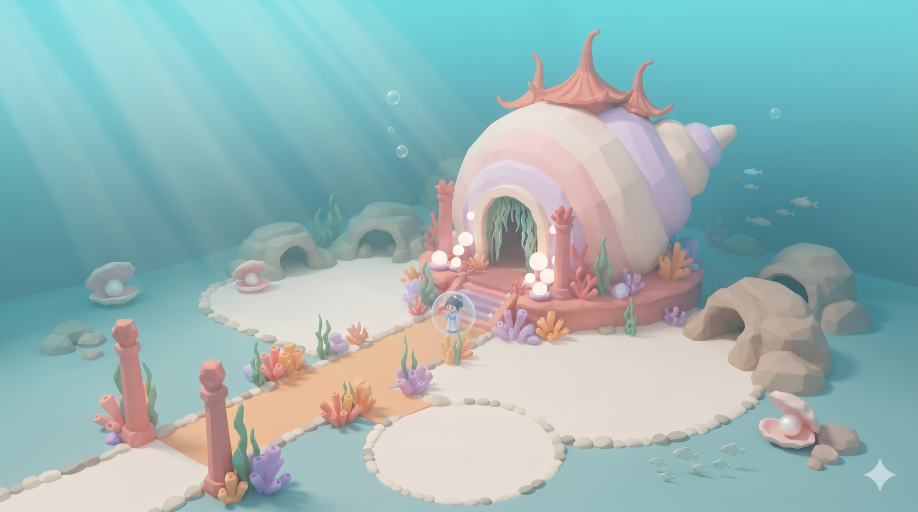
#> input picture design/concept/cung-ngoc-day-bien/cong-trinh.png, 2752 x 1536 px (shown at 1/3 size)
$ python -i gemini_anh.py   (imports and definitions only)
#> lines starting #> are read from the running program, lines starting #| are printed output that depends on the picture; after the words box and inside, x2 and y2 are one past the last pixel; in counts of white or black regions, pixels touching at a corner belong together
#> further down, picture is the input picture: PIL image 2752x1536 RGB; mean R, G, B 151.2, 181.1, 181.7
# Tạo ảnh Gemini tự động cho phiếu ảnh (bộ ảnh 4 góc model Tripo, ảnh concept, hình minh hoạ) — V-20261116-98.
#
# Dùng thư viện KHÔNG chính thức gemini_webapi (https://github.com/HanaokaYuzu/Gemini-API, AGPL-3.0) gọi web
# gemini.google.com bằng cookie tài khoản Gemini Pro của người dùng. Rủi ro (người dùng đã biết, 2026-11-16): Google có thể
# chặn / khoá tài khoản, thư viện hỏng khi Google đổi web. Chỉ là công cụ phát triển — không vào app, không vào repo ngoài
# script này. Python riêng: venv C:/ai3d/gemini/venv (gói ghim: gemini-requirements.txt). Gọi qua vỏ gemini-anh.sh.
#
# Lệnh (chi tiết: ../references/gemini.md):
#   doc  <phiếu.md>                                  đọc phiếu, in các khối câu lệnh (không mạng)
#   tao  <phiếu.md> [--ban 3] [--goc a,b] [--mau truoc=2] [--mo-hinh <tên>] [--nghi 20] [--thu]
#   so   <tên>                                       trang so sánh góc × bản → ra/<tên>/so.png
#   chot <tên> truoc=2,trai=1,phai=lat-trai [--repo <gốc repo>]   chép bản chọn vào design/ + chuẩn hoá
#   sua  <tên> <góc> "<lời sửa>" [--tu <n>] [--ban 1]
#   kiem                                             thử cookie, in tài khoản + model
#
# Cookie: C:/ai3d/gemini/cookie.json (hoặc biến GEMINI_PSID / GEMINI_PSIDTS, GEMINI_COOKIE_FILE) — không bao giờ in ra.
import argparse
import asyncio
import json
import os
import random
import re
import shutil
import sys
import time
from datetime import date
from pathlib import Path

GOC_GEMINI = Path(os.environ.get('GEMINI_GOC', 'C:/ai3d/gemini'))
RA = Path(os.environ.get('GEMINI_RA', str(GOC_GEMINI / 'ra')))
COOKIE_FILE = Path(os.environ.get('GEMINI_COOKIE_FILE', str(GOC_GEMINI / 'cookie.json')))
REPO = Path(__file__).resolve().parents[4]
LOAI = ('nhan-vat', 'cong-trinh', 'concept', 'hinh')
NEN_MAC_DINH = '#DDDDDD'

HUONG_DAN_COOKIE = f"""
Chưa có / hết hạn cookie Gemini. Cách lấy (Chrome, tài khoản có gói Gemini Pro):
  1. Mở https://gemini.google.com và đăng nhập đúng tài khoản Pro (thử tạo một câu trả lời cho chắc).
  2. F12 → thẻ Application → Storage → Cookies → https://gemini.google.com
     (không thấy thì chọn https://www.google.com). Ô lọc gõ: __Secure-1PSID
  3. Chép giá trị hai dòng: __Secure-1PSID và __Secure-1PSIDTS (cột Value, chép trọn).
  4. Tạo file {COOKIE_FILE} (ngoài repo — KHÔNG để trong thư mục dự án), nội dung:
       {{"__Secure-1PSID": "<giá trị>", "__Secure-1PSIDTS": "<giá trị>"}}
  5. Chạy lại: bash .claude/skills/ui-design/scripts/gemini-anh.sh kiem
Lưu ý: thư viện tự làm mới __Secure-1PSIDTS (lưu ở {GOC_GEMINI / 'cache'}); lỗi lại sau vài ngày → lấy lại cả hai.
Đăng xuất Gemini trên trình duyệt làm cookie mất hiệu lực. Đừng dán cookie vào chat / commit.
"""


class Loi(Exception):
    """Lỗi báo người dùng (in gọn, không vết)."""


class LoiCookie(Loi):
    pass


# ---------------------------------------------------------------- đọc phiếu

KHOI = re.compile(r'^```gemini(?P<cau_hinh>-cau-hinh)?[ \t]*(?P<ten>[\w-]*)[ \t]*\n(?P<than>.*?)^```[ \t]*$',
                  re.M | re.S)


# [4 lines left out: function _khoa_gia_tri, not called in this run]


def _ds(giatri):
    return [x.strip() for x in re.split(r'[,;]', giatri) if x.strip()]


# [72 lines left out: functions doc_phieu, cau_lenh_day_du, tim_file, not called in this run]


# ---------------------------------------------------------------- trạng thái ra/<tên>/

def thu_muc(ten):
    return RA / ten


# [22 lines left out: functions doc_trang_thai, ghi_trang_thai, ban_cua, not called in this run]


def file_ban(tt, goc, n):
    return thu_muc(tt['ten']) / f'{goc}-{n}.png'


# ---------------------------------------------------------------- cookie + gọi Gemini

# [18 lines left out: function doc_cookie, not called in this run]


_BI_MAT = []


# [14 lines left out: functions che, _cai_log, not called in this run]


# [67 lines not run here, left out]


class _KhongAnh(Exception):
    pass


# ---------------------------------------------------------------- tao / sua / kiem

# [45 lines left out: functions _phan_tich_chon, ke_hoach_tao, not called in this run]


# [86 lines not run here, left out]


# ---------------------------------------------------------------- so sánh

# [35 lines left out: function lenh_so, not called in this run]


# ---------------------------------------------------------------- chuẩn hoá + chốt

def _mau_hex(h):
    h = h.lstrip('#')
    return tuple(int(h[i:i + 2], 16) for i in (0, 2, 4))


def mat_na_vat(im, sai=14, lech_trung_tinh=12):
    """RGB → mặt nạ vật (True) bằng loang nền từ mép ảnh; nền = màu trung vị viền. Bỏ mảnh nhỏ (sao Gemini)."""
#> called with sai = 14, lech_trung_tinh = 12
    import numpy as np
    a = np.asarray(im.convert('RGB')).astype(np.int16)
    h, w, _ = a.shape
    vien = np.concatenate([a[0], a[-1], a[:, 0], a[:, -1]])
    nen = np.median(vien, axis=0)
#> nen = [131, 191, 192]
    gan = (np.abs(a - nen).max(axis=2) <= sai)
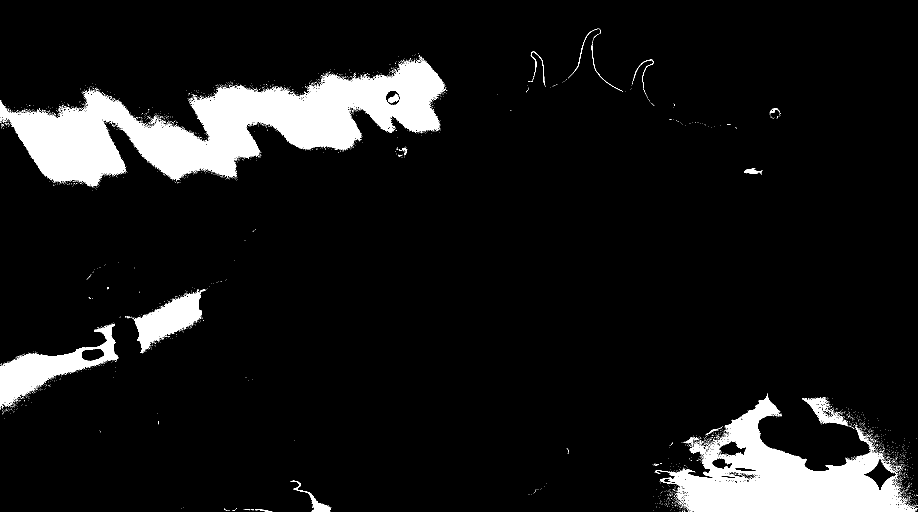
#> gan: shape (1536, 2752) bool (shown at 1/3 size); 8.5% white; 3975 white regions (3931 under 20 px), largest, box (x1, y1, x2, y2) and area: (0, 182, 1338, 560) 200455, (1964, 1185, 2750, 1536) 101514, (0, 971, 355, 1220) 25123
    if (nen.max() - nen.min()) <= lech_trung_tinh:  # nền xám / trắng: chỉ ăn điểm gần trung tính (giữ tóc bạc có ánh màu)
        gan &= (a.max(axis=2) - a.min(axis=2)) <= lech_trung_tinh + 4
    la_nen = _loang_tu_mep(gan)
    vat = ~la_nen
    return _bo_manh_nho(vat)


def _loang_tu_mep(gan):
    """Điểm `gan` nối được với mép ảnh (loang 4 hướng) — lặp giãn trên numpy cho nhanh."""
    import numpy as np
    nen = np.zeros_like(gan)
    nen[0], nen[-1], nen[:, 0], nen[:, -1] = gan[0], gan[-1], gan[:, 0], gan[:, -1]
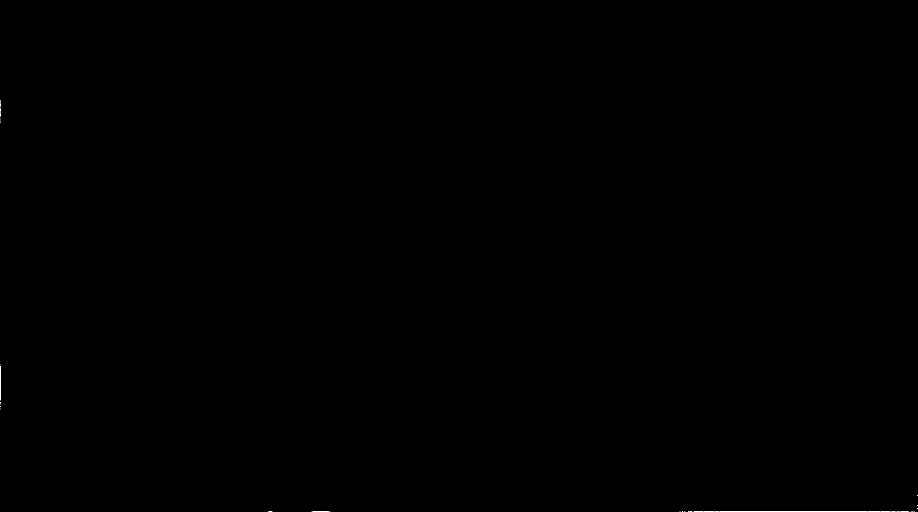
#> nen: shape (1536, 2752) bool (shown at 1/3 size); 0.02% white in thin lines or dots, all inside (x1, y1, x2, y2) = (0, 300, 2752, 1536)
    while True:
        truoc = nen
        for _ in range(32):  # giãn nhiều bước rồi mới so (so cả mảng tốn hơn giãn)
            t = nen.copy()
            t[1:] |= nen[:-1]
            t[:-1] |= nen[1:]
            t[:, 1:] |= nen[:, :-1]
            t[:, :-1] |= nen[:, 1:]
            nen = t & gan
        if (nen == truoc).all():
            return nen
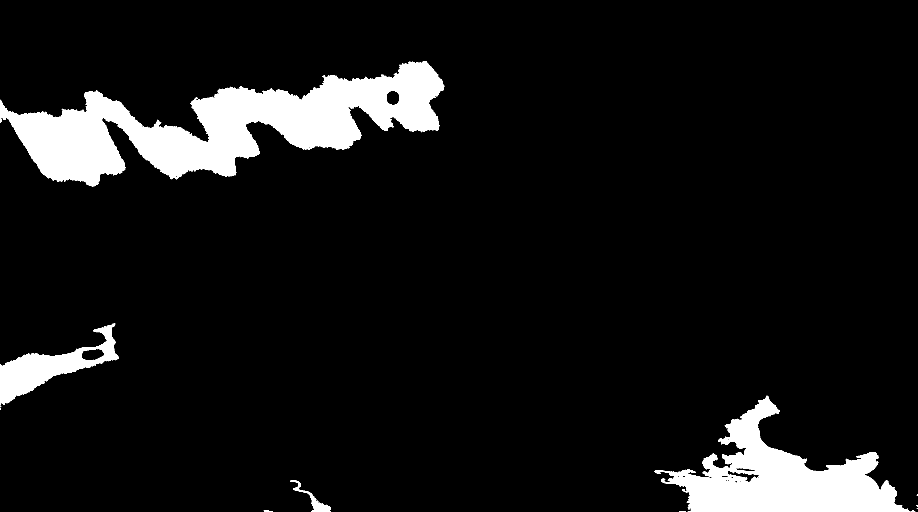
#> t: shape (1536, 2752) bool (shown at 1/3 size); 8.1% white; 16 white regions (9 under 20 px), largest, box (x1, y1, x2, y2) and area: (0, 183, 1333, 560) 209042, (1964, 1187, 2731, 1536) 106227, (0, 970, 356, 1215) 26803


def _bo_manh_nho(vat, ti_le=0.03):
    """Giữ thành phần liên thông ≥ ti_le × thành phần lớn nhất (tính trên lưới thu nhỏ 1/4)."""
#> called with ti_le = 0.03
    import numpy as np
    h, w = vat.shape
    k = 4
    nho = vat[:h - h % k, :w - w % k].reshape(h // k, k, w // k, k).any(axis=(1, 3))
#> nho: shape (384, 688) bool; 94% white; 81 black regions (75 under 20 px), largest, box (x1, y1, x2, y2) and area: (0, 47, 331, 136) 10284, (520, 298, 664, 384) 4076, (0, 246, 87, 300) 1204, (511, 353, 530, 368) 71, (529, 347, 545, 359) 70, (235, 375, 246, 384) 51
    nhan = np.zeros(nho.shape, dtype=np.int32)
    dien_tich = [0]
    hh, ww = nho.shape
    for y0 in range(hh):
        for x0 in np.nonzero(nho[y0] & (nhan[y0] == 0))[0]:
            if nhan[y0, x0]:
                continue
            so = len(dien_tich)
            nhan[y0, x0] = so
            ngan = [(y0, x0)]
            dt = 0
            while ngan:
                y, x = ngan.pop()
                dt += 1
                for yy, xx in ((y + 1, x), (y - 1, x), (y, x + 1), (y, x - 1)):
                    if 0 <= yy < hh and 0 <= xx < ww and nho[yy, xx] and not nhan[yy, xx]:
                        nhan[yy, xx] = so
                        ngan.append((yy, xx))
            dien_tich.append(dt)
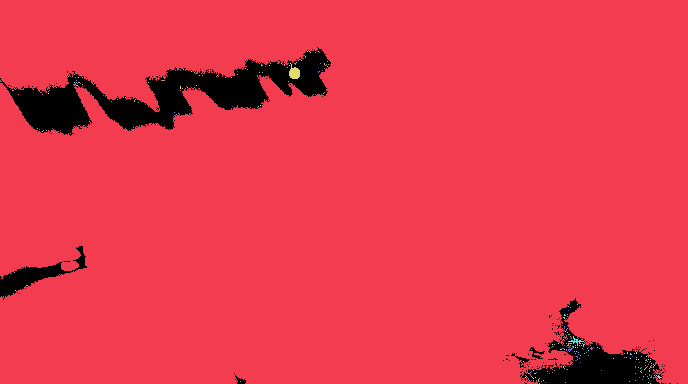
#> nhan: shape (384, 688) int32; 334 distinct labels, from 0 to 333; one colour per label, 0 black
    if len(dien_tich) <= 1:
        return vat
    lon = max(dien_tich)
    giu = np.array([False] + [d >= lon * ti_le for d in dien_tich[1:]])
    giu_nho = giu[nhan]
    giu_lon = np.zeros_like(vat)
    giu_lon[:h - h % k, :w - w % k] = np.repeat(np.repeat(giu_nho, k, axis=0), k, axis=1)
#> giu_lon: shape (1536, 2752) bool; 93.8% white; 80 black regions (52 under 20 px), largest, box (x1, y1, x2, y2) and area: (0, 188, 1324, 544) 169040, (2080, 1192, 2656, 1536) 70096, (0, 984, 348, 1200) 19376
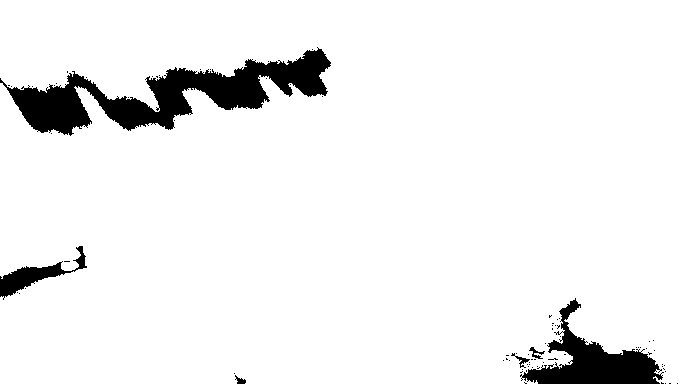
#> giu_nho: shape (384, 688) bool; 93.8% white; 80 black regions (74 under 20 px), largest, box (x1, y1, x2, y2) and area: (0, 47, 331, 136) 10565, (520, 298, 664, 384) 4381, (0, 246, 87, 300) 1211, (511, 353, 530, 368) 73, (529, 347, 545, 359) 71, (235, 375, 246, 384) 52
    return vat & giu_lon
#> returned value: shape (1536, 2752) bool; 92.3% white; 31 black regions (25 under 20 px), largest, box (x1, y1, x2, y2) and area: (0, 184, 1332, 559) 198950, (1965, 1188, 2726, 1536) 98012, (0, 971, 355, 1214) 24698, (871, 1442, 992, 1536) 1649, (792, 1531, 817, 1536) 50, (0, 356, 5, 364) 21


def _khung(mat):
    import numpy as np
    ys, xs = np.nonzero(mat)
    if len(xs) == 0:
        raise Loi('ảnh không có vật (toàn nền?)')
    return xs.min(), ys.min(), xs.max() + 1, ys.max() + 1


# [67 lines left out: functions _truc_chan, chuan_hoa_bo, not called in this run]


def chuan_hoa_hinh(im, co=512, phu=0.84):
    """Hình minh hoạ: tách nền → RGBA vuông `co`, vật vừa `phu` khung, căn giữa (như design/icons/nguon/)."""
    from PIL import Image, ImageFilter
    import numpy as np
    im = im.convert('RGB')
    mat = mat_na_vat(im)
    x0, y0, x1, y1 = _khung(mat)
#> x0 = 0; y0 = 0; x1 = 2752; y1 = 1536
    alpha = Image.fromarray((mat * 255).astype(np.uint8)).filter(ImageFilter.GaussianBlur(0.7))
    rgba = im.copy()
    rgba.putalpha(alpha)
    rgba = rgba.crop((x0, y0, x1, y1))
    k = phu * co / max(rgba.width, rgba.height)
    rgba = rgba.resize((max(1, round(rgba.width * k)), max(1, round(rgba.height * k))), Image.LANCZOS)
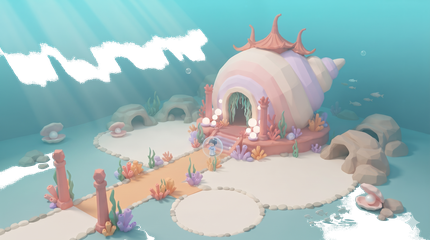
#> rgba: PIL image 430x240 RGBA; mean R, G, B, A 144.3, 171.5, 171.9, 235.4; transparent parts drawn white
    trang = Image.new('RGBA', (co, co), (0, 0, 0, 0))
#> trang: PIL image 512x512 RGBA; every value is 0
    trang.paste(rgba, ((co - rgba.width) // 2, (co - rgba.height) // 2), rgba)
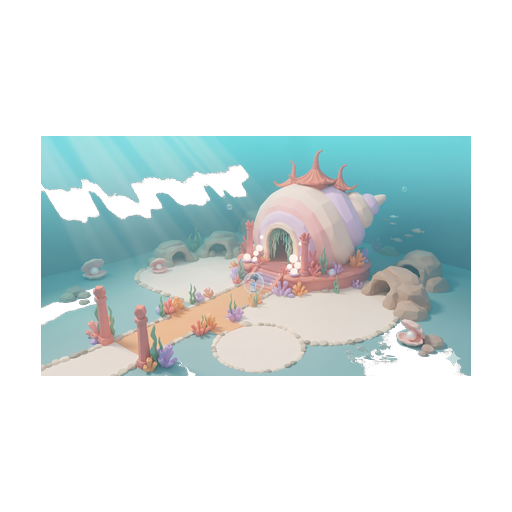
#> trang: PIL image 512x512 RGBA; mean R, G, B, A 55.5, 65.7, 65.8, 92.3; transparent parts drawn white
    return trang


# [128 lines left out: functions lenh_chot, lenh_doc, main, not called in this run]


# [2 lines not run here, left out]

>>> from PIL import Image
>>> picture = Image.open('../../../../design/concept/cung-ngoc-day-bien/cong-trinh.png')
>>> result = chuan_hoa_hinh(picture)

$ run again, on design/concept/nha-vuon-bo-cuc/a-vao.png
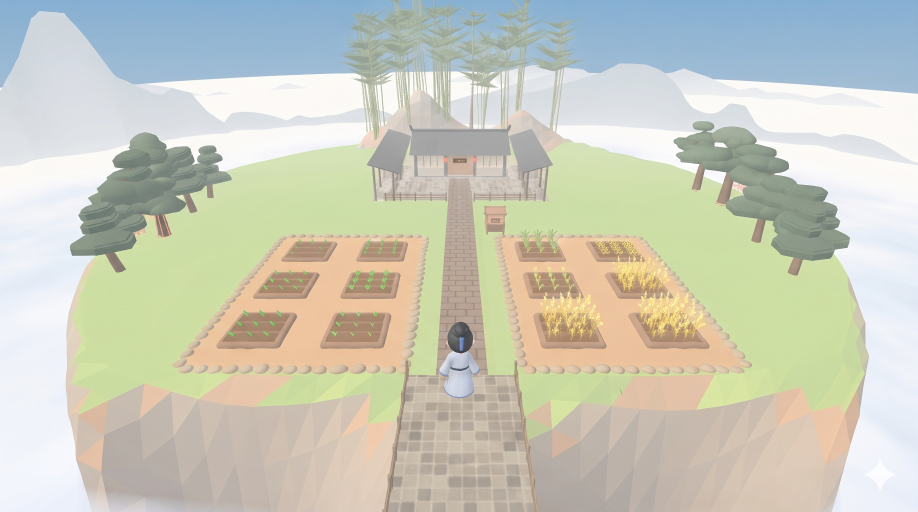
#> input picture design/concept/nha-vuon-bo-cuc/a-vao.png, 2752 x 1536 px (shown at 1/3 size)
#> picture is the input picture: PIL image 2752x1536 RGB; mean R, G, B 201.6, 203.1, 188.1
#> in mat_na_vat, `nen = np.median(vien, axis=0)`: nen = [196, 188, 211]
#> gan: shape (1536, 2752) bool; 0.16% white; 674 white regions (664 under 20 px), largest, box (x1, y1, x2, y2) and area: (404, 1504, 532, 1536) 1608, (1350, 1105, 1408, 1190) 1045, (1331, 1054, 1406, 1124) 995
#> la_nen: shape (1536, 2752) bool; 0.04% white; 8 white regions (6 under 20 px), largest, box (x1, y1, x2, y2) and area: (404, 1505, 532, 1536) 1582, (2480, 1516, 2499, 1536) 82
#> nho: shape (384, 688) bool; 100% white; 3 black regions (2 under 20 px), largest, box (x1, y1, x2, y2) and area: (110, 378, 131, 384) 58
#> after the loop in _bo_manh_nho, `for y0 in range(hh):`:
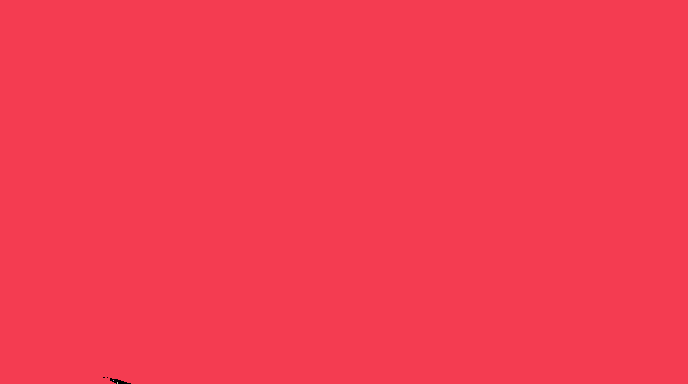
#> nhan: shape (384, 688) int32; 4 distinct labels, from 0 to 3; one colour per label, 0 black
#> giu_lon: shape (1536, 2752) bool; 100% white; 3 black regions (1 under 20 px), largest, box (x1, y1, x2, y2) and area: (440, 1512, 524, 1536) 976, (412, 1508, 420, 1512) 32
#> giu_nho: shape (384, 688) bool; 100% white; 3 black regions (2 under 20 px), largest, box (x1, y1, x2, y2) and area: (110, 378, 131, 384) 61
#> x0 = 0; x1 = 2752; y1 = 1536
#> in chuan_hoa_hinh, `trang.paste(rgba, ((co - rgba.width) // 2, (co - rgba.height) // 2), r..`:
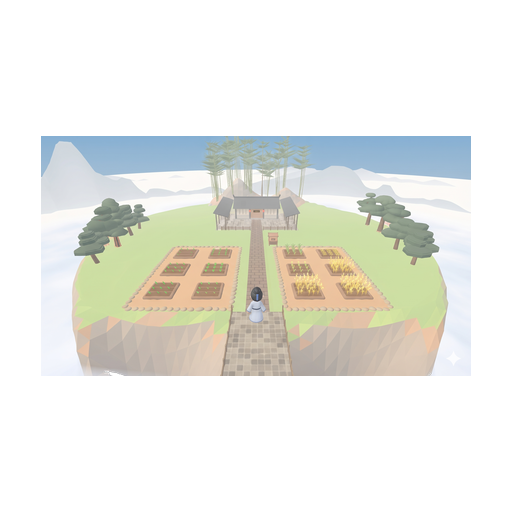
#> trang: PIL image 512x512 RGBA; mean R, G, B, A 79.3, 79.9, 74, 100.3; transparent parts drawn white

$ run again, on design/concept/nong-trai-nha/ao-ca.png
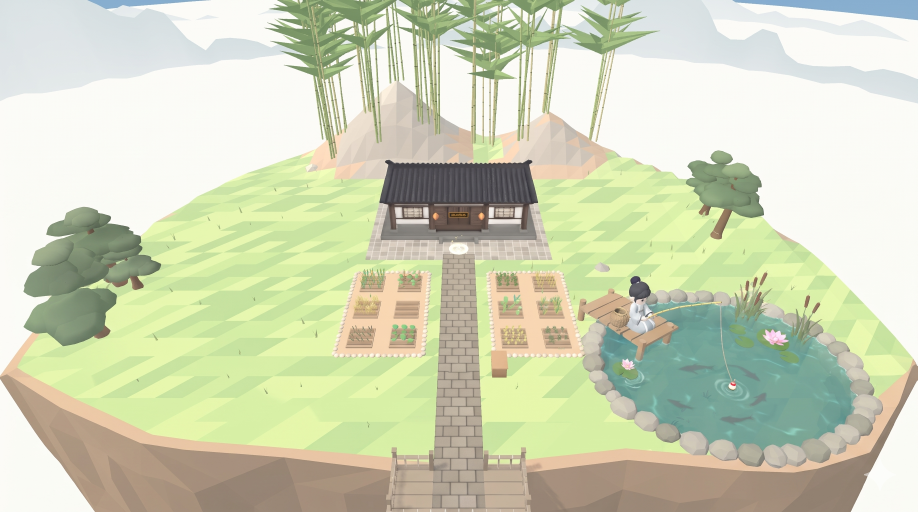
#> input picture design/concept/nong-trai-nha/ao-ca.png, 2752 x 1536 px (shown at 1/3 size)
#> picture is the input picture: PIL image 2752x1536 RGB; mean R, G, B 206.6, 212, 183.8
#> in mat_na_vat, `nen = np.median(vien, axis=0)`: nen = [215, 224, 226]
#> la_nen: shape (1536, 2752) bool; 5.5% white; 22 white regions (15 under 20 px), largest, box (x1, y1, x2, y2) and area: (0, 0, 903, 303) 142776, (1844, 0, 2752, 310) 89259, (1188, 0, 1218, 17) 202
#> nho: shape (384, 688) bool; 94.7% white; 9 black regions (7 under 20 px), largest, box (x1, y1, x2, y2) and area: (0, 0, 223, 75) 8593, (462, 0, 688, 77) 5315
#> after the loop in _bo_manh_nho, `for y0 in range(hh):`:
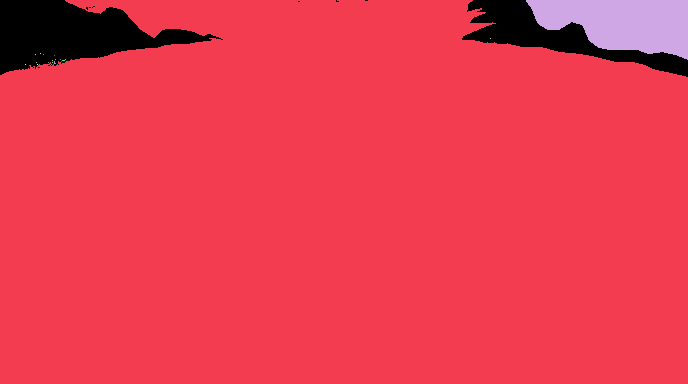
#> nhan: shape (384, 688) int32; 21 distinct labels, from 0 to 20; one colour per label, 0 black
#> giu_lon: shape (1536, 2752) bool; 92.2% white; 9 black regions, largest, box (x1, y1, x2, y2) and area: (1848, 0, 2752, 308) 191184, (0, 0, 892, 300) 137840, (344, 28, 352, 40) 80
#> giu_nho: shape (384, 688) bool; 92.2% white; 9 black regions (7 under 20 px), largest, box (x1, y1, x2, y2) and area: (462, 0, 688, 77) 11949, (0, 0, 223, 75) 8615
#> x0 = 0; x1 = 2752; y1 = 1536
#> in chuan_hoa_hinh, `trang.paste(rgba, ((co - rgba.width) // 2, (co - rgba.height) // 2), r..`:
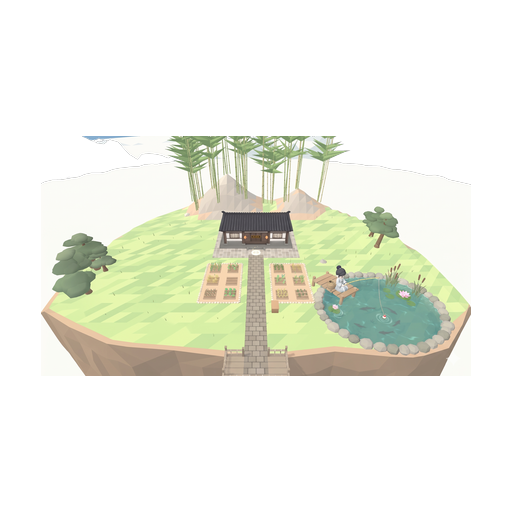
#> trang: PIL image 512x512 RGBA; mean R, G, B, A 74.3, 76.2, 65.1, 92.3; transparent parts drawn white
